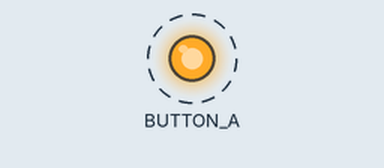
Simulated run of this program. Board: Raspberry Pi (BCM pin numbers). On the bench: output pins drawn as LEDs (lit = HIGH). Dashed ring = blinking. What the program prints to the terminal is not drawn.

Above: at 0.5 s.
Timing chart, 0 to 4.6 s (numbered marks = the images above):
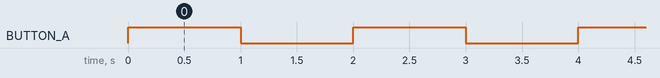

The program:

led_gpiod.py
```python
import gpiod
import time
from gpiod.line import Direction, Value

# 定义配置参数
CHIP_PATH = "/dev/gpiochip0"
LINE_OFFSET = 71  # 对应硬件上的引脚编号

def led_blink():
    # 1. 打开 GPIO 控制器
    with gpiod.Chip(CHIP_PATH) as chip:

        # 2. 准备引脚配置：设置为输出模式
        line_config = {
            LINE_OFFSET: gpiod.LineSettings(
                direction=Direction.OUTPUT,
                output_value=Value.INACTIVE
            )
        }

        # 3. 请求该引脚（实例化请求对象）
        with chip.request_lines(config=line_config) as request:
            print(f"开始控制 {CHIP_PATH} 的引脚 {LINE_OFFSET}，按 Ctrl+C 退出...")

            try:
                while True:
                    # 设置为高电平 (ACTIVE)
                    request.set_value(LINE_OFFSET, Value.ACTIVE)
                    print("LED 亮")
                    time.sleep(1)

                    # 设置为低电平 (INACTIVE)
                    request.set_value(LINE_OFFSET, Value.INACTIVE)
                    print("LED 灭")
                    time.sleep(1)

            except KeyboardInterrupt:
                print("\n程序停止，正在释放资源...")

if __name__ == "__main__":
    led_blink()
```

Measured:
- by itself, BUTTON_A: alternates HIGH for 1.0 s and LOW for 1.0 s
